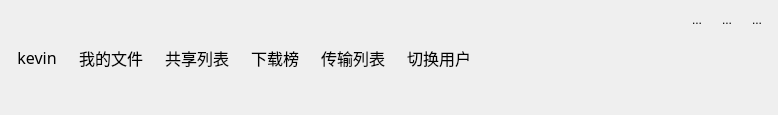
<?xml version="1.0" encoding="UTF-8"?>
<ui version="4.0">
 <class>ButtonGroup</class>
 <widget class="QWidget" name="ButtonGroup">
  <property name="geometry">
   <rect>
    <x>0</x>
    <y>0</y>
    <width>778</width>
    <height>115</height>
   </rect>
  </property>
  <property name="sizePolicy">
   <sizepolicy hsizetype="Preferred" vsizetype="Preferred">
    <horstretch>0</horstretch>
    <verstretch>0</verstretch>
   </sizepolicy>
  </property>
  <property name="maximumSize">
   <size>
    <width>16777215</width>
    <height>115</height>
   </size>
  </property>
  <property name="windowTitle">
   <string>Form</string>
  </property>
  <layout class="QHBoxLayout" name="horizontalLayout_3">
   <property name="leftMargin">
    <number>9</number>
   </property>
   <property name="topMargin">
    <number>9</number>
   </property>
   <property name="rightMargin">
    <number>9</number>
   </property>
   <property name="bottomMargin">
    <number>9</number>
   </property>
   <item>
    <widget class="QWidget" name="btns_wg" native="true">
     <layout class="QHBoxLayout" name="horizontalLayout">
      <property name="leftMargin">
       <number>0</number>
      </property>
      <property name="topMargin">
       <number>0</number>
      </property>
      <property name="rightMargin">
       <number>0</number>
      </property>
      <property name="bottomMargin">
       <number>0</number>
      </property>
      <item>
       <widget class="QToolButton" name="login_usr">
        <property name="font">
         <font>
          <family>华文琥珀</family>
          <pointsize>12</pointsize>
         </font>
        </property>
        <property name="text">
         <string>kevin</string>
        </property>
        <property name="icon">
         <iconset resource="build/Desktop_Qt_6_7_2_MinGW_64_bit-Debug/debug/qmake_qmake_immediate.qrc">
          <normaloff>:/images/title_user.png</normaloff>:/images/title_user.png</iconset>
        </property>
        <property name="iconSize">
         <size>
          <width>70</width>
          <height>70</height>
         </size>
        </property>
        <property name="toolButtonStyle">
         <enum>Qt::ToolButtonStyle::ToolButtonTextUnderIcon</enum>
        </property>
        <property name="autoRaise">
         <bool>true</bool>
        </property>
       </widget>
      </item>
      <item>
       <widget class="QToolButton" name="myfile">
        <property name="font">
         <font>
          <family>华文琥珀</family>
          <pointsize>12</pointsize>
         </font>
        </property>
        <property name="text">
         <string>我的文件</string>
        </property>
        <property name="icon">
         <iconset resource="build/Desktop_Qt_6_7_2_MinGW_64_bit-Debug/debug/qmake_qmake_immediate.qrc">
          <normaloff>:/images/tile_file.png</normaloff>:/images/tile_file.png</iconset>
        </property>
        <property name="iconSize">
         <size>
          <width>50</width>
          <height>50</height>
         </size>
        </property>
        <property name="toolButtonStyle">
         <enum>Qt::ToolButtonStyle::ToolButtonTextUnderIcon</enum>
        </property>
        <property name="autoRaise">
         <bool>true</bool>
        </property>
       </widget>
      </item>
      <item>
       <widget class="QToolButton" name="sharelist">
        <property name="font">
         <font>
          <family>华文琥珀</family>
          <pointsize>12</pointsize>
         </font>
        </property>
        <property name="text">
         <string>共享列表</string>
        </property>
        <property name="icon">
         <iconset resource="build/Desktop_Qt_6_7_2_MinGW_64_bit-Debug/debug/qmake_qmake_immediate.qrc">
          <normaloff>:/images/title_share.png</normaloff>:/images/title_share.png</iconset>
        </property>
        <property name="iconSize">
         <size>
          <width>50</width>
          <height>50</height>
         </size>
        </property>
        <property name="toolButtonStyle">
         <enum>Qt::ToolButtonStyle::ToolButtonTextUnderIcon</enum>
        </property>
        <property name="autoRaise">
         <bool>true</bool>
        </property>
       </widget>
      </item>
      <item>
       <widget class="QToolButton" name="download">
        <property name="font">
         <font>
          <family>华文琥珀</family>
          <pointsize>12</pointsize>
         </font>
        </property>
        <property name="text">
         <string>下载榜</string>
        </property>
        <property name="icon">
         <iconset resource="build/Desktop_Qt_6_7_2_MinGW_64_bit-Debug/debug/qmake_qmake_immediate.qrc">
          <normaloff>:/images/tile_hot.png</normaloff>:/images/tile_hot.png</iconset>
        </property>
        <property name="iconSize">
         <size>
          <width>50</width>
          <height>50</height>
         </size>
        </property>
        <property name="toolButtonStyle">
         <enum>Qt::ToolButtonStyle::ToolButtonTextUnderIcon</enum>
        </property>
        <property name="autoRaise">
         <bool>true</bool>
        </property>
       </widget>
      </item>
      <item>
       <widget class="QToolButton" name="transform">
        <property name="font">
         <font>
          <family>华文琥珀</family>
          <pointsize>12</pointsize>
         </font>
        </property>
        <property name="text">
         <string>传输列表</string>
        </property>
        <property name="icon">
         <iconset resource="build/Desktop_Qt_6_7_2_MinGW_64_bit-Debug/debug/qmake_qmake_immediate.qrc">
          <normaloff>:/images/title_data.png</normaloff>:/images/title_data.png</iconset>
        </property>
        <property name="iconSize">
         <size>
          <width>50</width>
          <height>50</height>
         </size>
        </property>
        <property name="toolButtonStyle">
         <enum>Qt::ToolButtonStyle::ToolButtonTextUnderIcon</enum>
        </property>
        <property name="autoRaise">
         <bool>true</bool>
        </property>
       </widget>
      </item>
      <item>
       <widget class="QToolButton" name="switchuser">
        <property name="font">
         <font>
          <family>华文琥珀</family>
          <pointsize>12</pointsize>
         </font>
        </property>
        <property name="text">
         <string>切换用户</string>
        </property>
        <property name="icon">
         <iconset resource="build/Desktop_Qt_6_7_2_MinGW_64_bit-Debug/debug/qmake_qmake_immediate.qrc">
          <normaloff>:/images/title_change.png</normaloff>:/images/title_change.png</iconset>
        </property>
        <property name="iconSize">
         <size>
          <width>50</width>
          <height>50</height>
         </size>
        </property>
        <property name="toolButtonStyle">
         <enum>Qt::ToolButtonStyle::ToolButtonTextUnderIcon</enum>
        </property>
        <property name="autoRaise">
         <bool>true</bool>
        </property>
       </widget>
      </item>
     </layout>
    </widget>
   </item>
   <item>
    <spacer name="horizontalSpacer_2">
     <property name="orientation">
      <enum>Qt::Orientation::Horizontal</enum>
     </property>
     <property name="sizeHint" stdset="0">
      <size>
       <width>40</width>
       <height>20</height>
      </size>
     </property>
    </spacer>
   </item>
   <item>
    <widget class="QWidget" name="widget_2" native="true">
     <layout class="QVBoxLayout" name="verticalLayout">
      <property name="spacing">
       <number>0</number>
      </property>
      <property name="leftMargin">
       <number>0</number>
      </property>
      <property name="topMargin">
       <number>0</number>
      </property>
      <property name="rightMargin">
       <number>0</number>
      </property>
      <property name="bottomMargin">
       <number>0</number>
      </property>
      <item>
       <widget class="QWidget" name="widget_3" native="true">
        <layout class="QHBoxLayout" name="horizontalLayout_2">
         <property name="leftMargin">
          <number>0</number>
         </property>
         <property name="topMargin">
          <number>0</number>
         </property>
         <property name="rightMargin">
          <number>0</number>
         </property>
         <property name="bottomMargin">
          <number>0</number>
         </property>
         <item>
          <spacer name="horizontalSpacer">
           <property name="orientation">
            <enum>Qt::Orientation::Horizontal</enum>
           </property>
           <property name="sizeHint" stdset="0">
            <size>
             <width>40</width>
             <height>20</height>
            </size>
           </property>
          </spacer>
         </item>
         <item>
          <widget class="QToolButton" name="min">
           <property name="text">
            <string>...</string>
           </property>
           <property name="icon">
            <iconset resource="build/Desktop_Qt_6_7_2_MinGW_64_bit-Debug/debug/qmake_qmake_immediate.qrc">
             <normaloff>:/images/title_min.png</normaloff>:/images/title_min.png</iconset>
           </property>
           <property name="iconSize">
            <size>
             <width>30</width>
             <height>30</height>
            </size>
           </property>
           <property name="autoRaise">
            <bool>true</bool>
           </property>
          </widget>
         </item>
         <item>
          <widget class="QToolButton" name="max">
           <property name="text">
            <string>...</string>
           </property>
           <property name="icon">
            <iconset resource="build/Desktop_Qt_6_7_2_MinGW_64_bit-Debug/debug/qmake_qmake_immediate.qrc">
             <normaloff>:/images/title_max.png</normaloff>:/images/title_max.png</iconset>
           </property>
           <property name="iconSize">
            <size>
             <width>30</width>
             <height>30</height>
            </size>
           </property>
           <property name="autoRaise">
            <bool>true</bool>
           </property>
          </widget>
         </item>
         <item>
          <widget class="QToolButton" name="close">
           <property name="text">
            <string>...</string>
           </property>
           <property name="icon">
            <iconset resource="build/Desktop_Qt_6_7_2_MinGW_64_bit-Debug/debug/qmake_qmake_immediate.qrc">
             <normaloff>:/images/title_close.png</normaloff>:/images/title_close.png</iconset>
           </property>
           <property name="iconSize">
            <size>
             <width>30</width>
             <height>30</height>
            </size>
           </property>
           <property name="autoRaise">
            <bool>true</bool>
           </property>
          </widget>
         </item>
        </layout>
       </widget>
      </item>
      <item>
       <spacer name="verticalSpacer">
        <property name="orientation">
         <enum>Qt::Orientation::Vertical</enum>
        </property>
        <property name="sizeHint" stdset="0">
         <size>
          <width>20</width>
          <height>75</height>
         </size>
        </property>
       </spacer>
      </item>
     </layout>
    </widget>
   </item>
  </layout>
 </widget>
 <resources>
  <include location="build/Desktop_Qt_6_7_2_MinGW_64_bit-Debug/debug/qmake_qmake_immediate.qrc"/>
 </resources>
 <connections/>
</ui>
